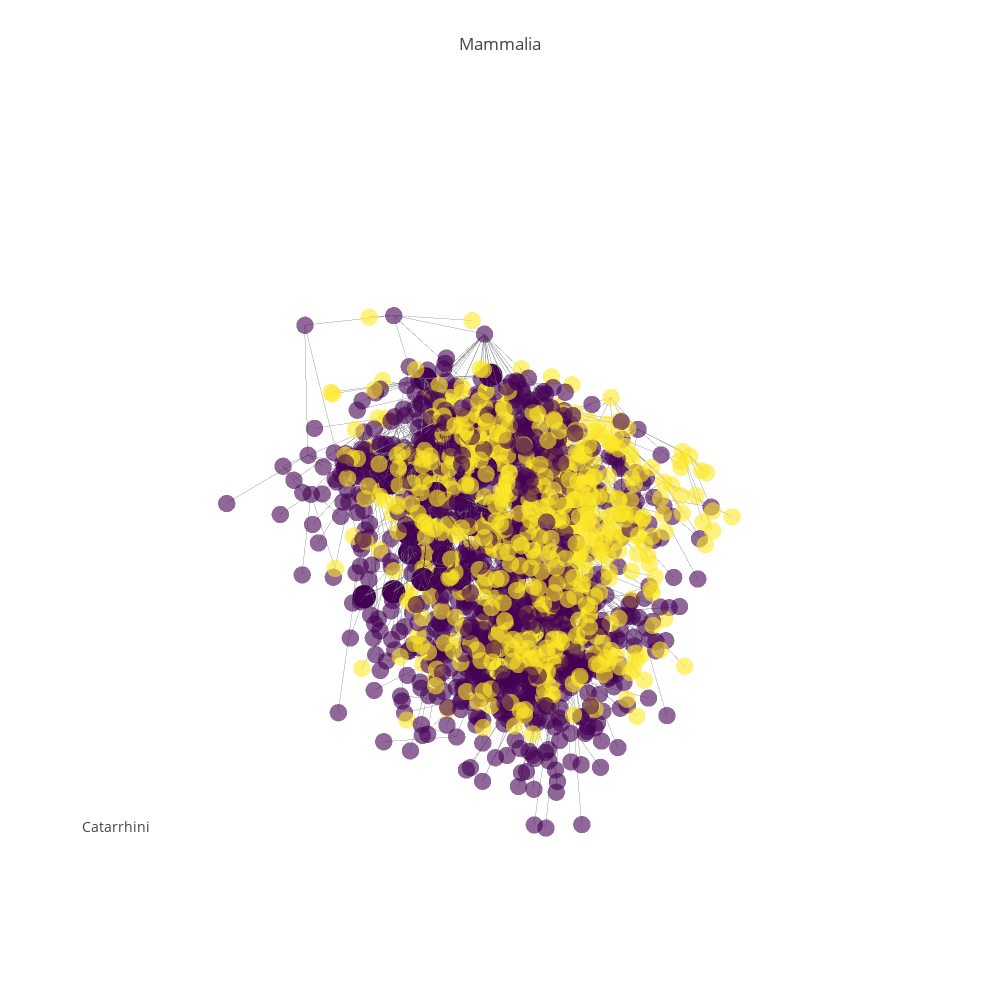

Write notebook code for a chart like this one.
### Code cell
#pgp.plot_data
pgp.render_plot()
#pgp.render_plot(publish=True, filename="primates2")

### Figure 1 — Plotly figure (JSON) as saved in the notebook; plotly's stock layout.template omitted (floating-point values rounded to 4 significant figures; data arrays with more than 128 entries replaced by an {"elided": "..."} marker saying what was removed)
{"data": [{"hoverinfo": "none", "line": {"color": "rgb(125,125,125)", "width": 1}, "mode": "lines", "opacity": 0.7, "type": "scatter3d", "uid": "2c37523e-bf3a-11e8-9e74-f45c89a09993", "x": {"elided": "5064 float values"}, "y": {"elided": "5064 float values"}, "z": {"elided": "5064 float values"}}, {"hoverinfo": "none", "line": {"color": "rgb(125,125,125)", "width": 1.5}, "mode": "lines", "opacity": 1, "type": "scatter3d", "uid": "2c38fbdc-bf3a-11e8-9234-f45c89a09993", "x": {"elided": "156 float values"}, "y": {"elided": "156 float values"}, "z": {"elided": "156 float values"}}, {"hoverinfo": "skip", "marker": {"color": {"elided": "1688 int values"}, "colorscale": "Viridis", "opacity": 0.6, "size": 6, "symbol": "circle"}, "mode": "markers", "name": "actors", "type": "scatter3d", "uid": "2c3900b6-bf3a-11e8-9580-f45c89a09993", "x": {"elided": "1688 float values"}, "y": {"elided": "1688 float values"}, "z": {"elided": "1688 float values"}}, {"hoverinfo": "text", "marker": {"color": [0, 0, 0, 0, 0, 0, 0, 0, 0, 0, 0, 0, 0, 0, 0, 0, 0, 0, 0, 0, 0, 0, 0, 0, 0, 2, 2, 0, 0, 2, 2, 2, 2, 0, 0, 0, 0, 0, 0, 0, 0, 0, 0, 0, 0, 0, 0, 0, 0, 0, 0, 0], "colorscale": "Viridis", "line": {"color": "rgb(50,50,50)", "width": 0.5}, "size": 8, "symbol": "circle"}, "mode": "markers", "name": "actors", "text": ["Primates (55.0 MYA)", "Catarrhini (45.0 MYA)", "Cercopithecidae (35.0 MYA)", "Macaca (17.5 MYA)", "Cercocebus (17.5 MYA)", "Mandrillus (17.5 MYA)", "Papio (2.0 MYA)", "Theropithecus (17.5 MYA)", "Cercopithecus (17.5 MYA)", "Erythrocebus (17.5 MYA)", "Miopithecus (17.5 MYA)", "Allenopithecus (17.5 MYA)", "Collobus (17.5 MYA)", "Procolobus (17.5 MYA)", "Pygathrix (17.5 MYA)", "Simias (17.5 MYA)", "Nasalis (17.5 MYA)", "Presbytis (17.5 MYA)", "Hominidae (17.0 MYA)", "Pongo (8.5 MYA)", "Pongo abelii (4.25 MYA)", "Pongo pygmaeus (4.25 MYA)", "Pan (11.5 MYA)", "Pan paniscus (1.5 MYA)", "Pan troglodytes (6.0 MYA)", "Ardipithecus (5.6 MYA)", "Australopithecus (4.5 MYA)", "Homo (2.1 MYA)", "Homo sapiens (0.35 MYA)", "Homo erectus (1.9 MYA)", "Homo ergaster (1.9 MYA)", "Homo rudolfensis (1.05 MYA)", "Homo habilis (1.05 MYA)", "Gorilla (8.5 MYA)", "Gorilla beringei (4.25 MYA)", "Gorilla gorilla (4.25 MYA)", "Hylobatidae (8.0 MYA)", "Hylobates (4.0 MYA)", "Hylobates agilis (4.0 MYA)", "Hylobates lar (4.0 MYA)", "Hylobates muelleri (4.0 MYA)", "Hylobates moloch (4.0 MYA)", "Hylobates pileatus (4.0 MYA)", "Hylobates klossii (4.0 MYA)", "Bunopithecus hoolock (4.0 MYA)", "Symphalangus syndactylus (4.0 MYA)", "Nomascus (4.0 MYA)", "Nomascus gabriellae (4.0 MYA)", "Nomascus hainanus (4.0 MYA)", "Nomascus leucogenys (4.0 MYA)", "Nomascus siki (4.0 MYA)", "Nomascus concolor (4.0 MYA)"], "type": "scatter3d", "uid": "2c390408-bf3a-11e8-acf3-f45c89a09993", "x": [-5.166, -4.568, -4.318, -5.034, -4.086, -3.379, -3.906, -3.59, -4.586, -3.952, -3.9, -4.287, -3.57, -5.098, -3.525, -3.459, -3.679, -4.335, -3.692, -3.988, -4.657, -3.245, -4.36, -4.374, -4.832, -3.611, -4.316, -4.427, -5.017, -4.639, -4.091, -3.464, -4.729, -3.37, -2.485, -2.915, -4.384, -4.099, -4.835, -4.582, -3.551, -4.487, -4.725, -4.742, -3.962, -3.728, -4.127, -5.163, -4.454, -4.674, -3.88, -4.941], "y": [0.6996, -0.001079, 0.6576, -0.1364, 0.9904, -0.1646, 0.9188, 1.249, 1.179, 0.7278, 0.5913, 0.8414, 0.1771, 0.1623, 0.117, 0.4701, 0.13, 0.1818, 0.798, 0.643, -0.2976, 1.308, 1.566, 2.356, 0.9197, 1.351, 0.5056, 1.768, 0.8069, 1.752, 2.597, 2.575, 2.659, 1.611, 0.9649, 1.058, 0.9795, 1.372, 1.569, 1.64, 0.6697, 1.953, 0.7285, 1.368, 0.262, 1.523, 0.6989, 0.8111, 0.1173, 1.539, 0.2372, 1.603], "z": [3.954, 3.861, 3.596, 2.994, 2.852, 2.963, 1.163, 2.986, 2.906, 2.954, 2.859, 2.851, 2.96, 2.882, 2.904, 2.85, 2.897, 2.88, 2.98, 2.261, 1.735, 1.748, 2.461, 0.9, 1.923, 1.971, 1.708, 1.095, 0.3598, 0.9825, 1.069, 0.7732, 0.6941, 2.222, 1.691, 1.578, 2.192, 1.598, 1.606, 1.67, 1.695, 1.628, 1.626, 1.687, 1.615, 1.618, 1.598, 1.593, 1.709, 1.605, 1.656, 1.679]}], "layout": {"annotations": [{"font": {"size": 14}, "showarrow": false, "text": "Catarrhini", "x": 0, "xanchor": "left", "xref": "paper", "y": 0.1, "yanchor": "bottom", "yref": "paper"}], "height": 1000, "hovermode": "closest", "margin": {"t": 100}, "scene": {"xaxis": {"showbackground": false, "showgrid": false, "showline": false, "showticklabels": false, "title": "", "zeroline": false}, "yaxis": {"showbackground": false, "showgrid": false, "showline": false, "showticklabels": false, "title": "", "zeroline": false}, "zaxis": {"showbackground": false, "showgrid": false, "showline": false, "showticklabels": false, "title": "", "zeroline": false}}, "showlegend": false, "title": "Mammalia", "width": 1000}}
